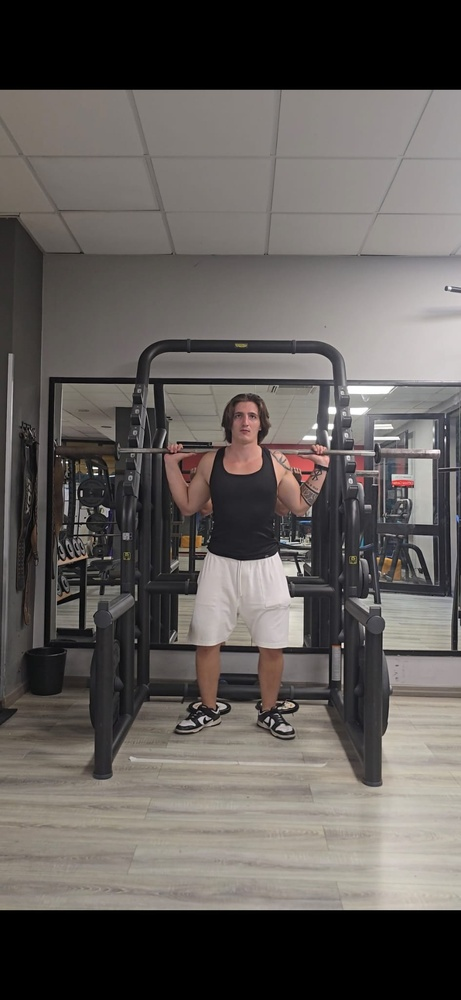
#> input picture images/test_1.jpeg, 461 x 1000 px, shrunk from 945 x 2048 before the run
$ python -i marker_image_detector.py   (imports and definitions only)
#> lines starting #> are read from the running program, lines starting #| are printed output that depends on the picture; after the words box and inside, x2 and y2 are one past the last pixel; in counts of white or black regions, pixels touching at a corner belong together
#> further down, picture is the input picture: shape (1000, 461, 3); mean B, G, R 89, 92.1, 96.7
# Questo modulo rileva i marker fisici colorati presenti in una singola
# immagine o frame. Viene utilizzato esclusivamente per la validazione
# sperimentale dei landmark rilevati da MediaPipe

import cv2
import numpy as np


LOWER_MAGENTA = np.array([135, 70, 90])
UPPER_MAGENTA = np.array([175, 255, 255])

MIN_AREA = 20


def detect_markers_frame(image):

    # Convert image from BGR to HSV
    hsv_image = cv2.cvtColor(image, cv2.COLOR_BGR2HSV)
#> hsv_image: shape (1000, 461, 3); mean H, S, V 33.6, 20.6, 97.2

    # Create mask for magenta markers
    marker_mask = cv2.inRange(
        hsv_image,
        LOWER_MAGENTA,
        UPPER_MAGENTA
    )
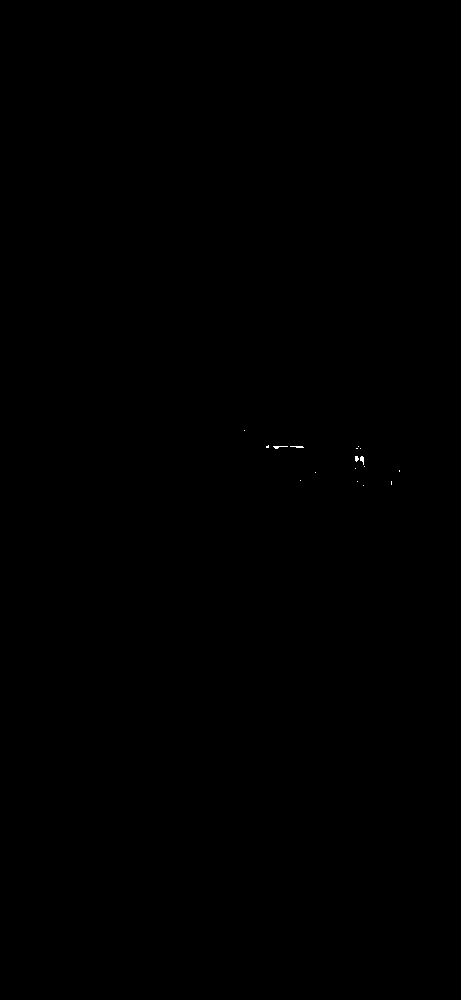
#> marker_mask: shape (1000, 461); 0.02% white in thin lines or dots, all inside (x1, y1, x2, y2) = (244, 430, 400, 486)

    # Find contours
    contours, _ = cv2.findContours(
        marker_mask,
        cv2.RETR_EXTERNAL,
        cv2.CHAIN_APPROX_SIMPLE
    )
#> contours = 17 contours, all with area under 20

    markers = []

    for contour in contours:

        area = cv2.contourArea(contour)

        if area < MIN_AREA:
            continue

        moments = cv2.moments(contour)

        if moments["m00"] == 0:
            continue

        center_x = moments["m10"] / moments["m00"]
        center_y = moments["m01"] / moments["m00"]

        markers.append({
            "x": center_x,
            "y": center_y,
            "area": area
        })
#> this loop made 17 passes
#> (contour, area) on passes 1, 2, 3, 4, 5, 6, 7, 8, 11, 12, 13, 17: ([[363, 485]], 0), ([[391, 481], [391, 484]], 0), ([[357, 481]], 0), ([[300, 480]], 0), ([[315, 472]], 0), ([[399, 470], [399, 471]], 0), ([[355, 468]], 0), ([[364, 466]], 0), ([[360, 448]], 0), ([[356, 448], [357, 448]], 0), ([[358, 446]], 0), ([[244, 430]], 0)
#> area on passes 9, 10, 14, 15, 16: 13, 11, 7, 8, 2.5
#> after the loop, markers = []

    return markers, marker_mask

def detect_markers_image(image_path):

    image = cv2.imread(image_path)

    if image is None:
        raise FileNotFoundError(
            f"Image not found: {image_path}"
        )

    markers, marker_mask = detect_markers_frame(image)

    print(f"\nDetected markers: {len(markers)}")

    for marker_id, marker in enumerate(markers):

        print(
            f"Marker {marker_id}: "
            f"X = {marker['x']:.1f} px | "
            f"Y = {marker['y']:.1f} px | "
            f"area = {marker['area']:.1f}"
        )

    return markers

>>> import cv2
>>> picture = cv2.imread('../../images/test_1.jpeg')
>>> result = detect_markers_frame(picture)
